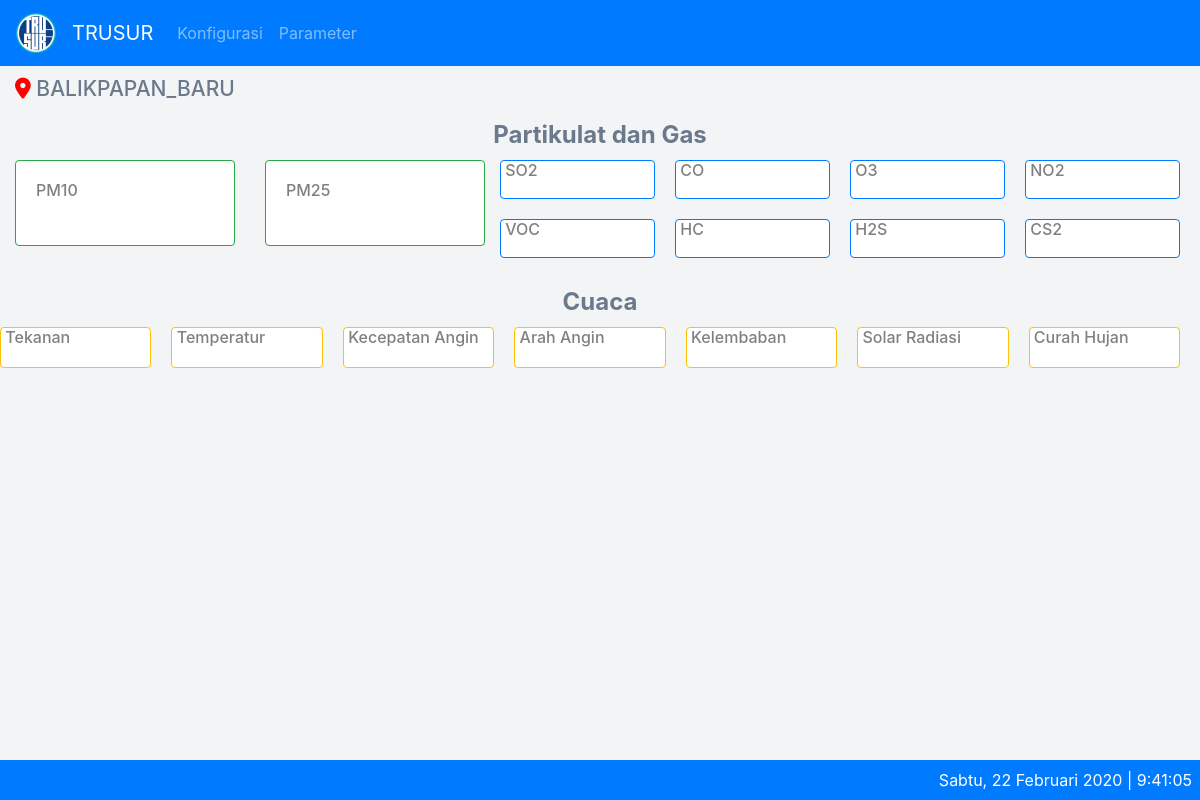
Before: / with the older database file.
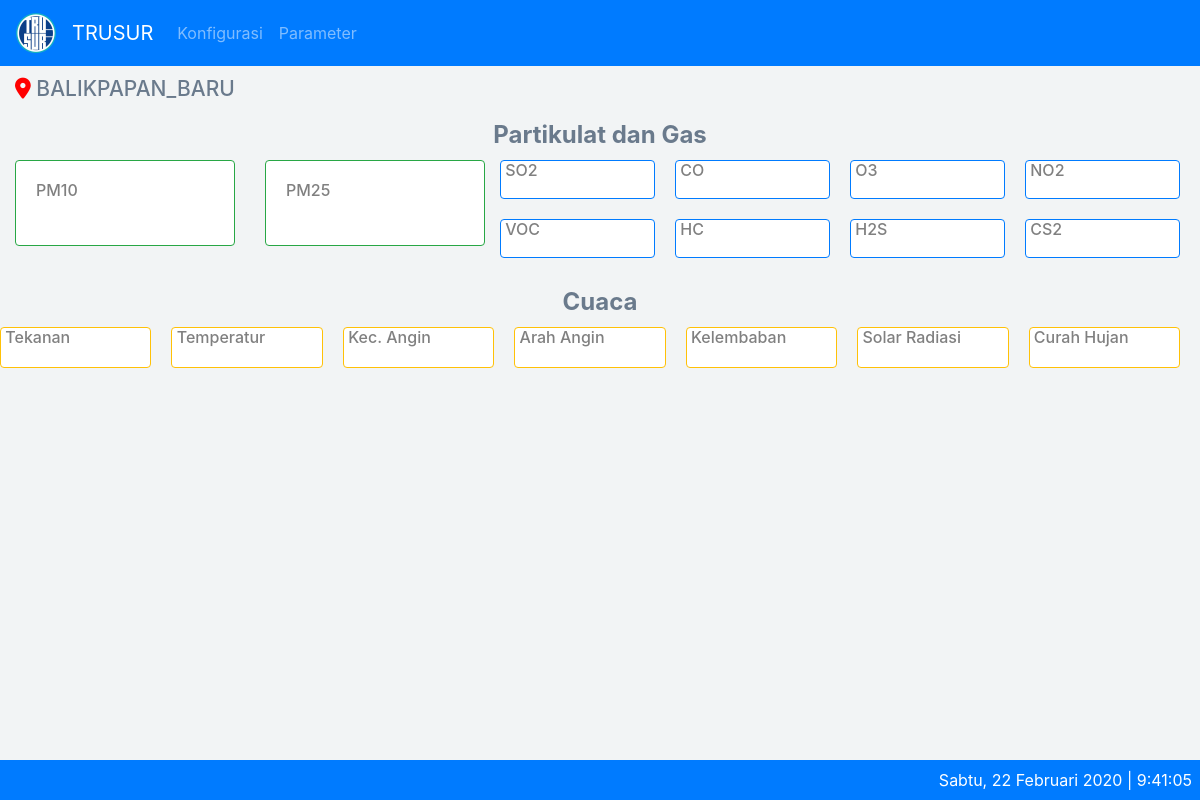
After: the same page with the newer database file.
### tables this page shows
CREATE TABLE IF NOT EXISTS `aqm_params` (
  `id` int(11) NOT NULL AUTO_INCREMENT,
  `param_id` varchar(10) NOT NULL,
  `caption` varchar(100) NOT NULL,
  `default_unit` varchar(10) NOT NULL,
  `satuan` VARCHAR(20) NOT NULL,
  `formula` varchar(255) DEFAULT NULL,
  `is_view` smallint(6) NOT NULL,
  `xtimestamp` timestamp NOT NULL DEFAULT current_timestamp() ON UPDATE current_timestamp(),
  PRIMARY KEY (`id`),
  UNIQUE KEY `param_id` (`param_id`)
);

### application/libraries/Temp_frontend.php (called while the page is built)
<?php
Class Temp_frontend{
	var $template_data = array();
	function set($name, $value){
		$this->template_data[$name] = $value;
	}
	function load($temp_frontend = '', $view = '', $view_data = array(), $return = FALSE){
		$this->CI =& get_instance();
		$this->set('contents', $this->CI->load->view($view, $view_data, TRUE));
		return $this->CI->load->view($temp_frontend, $this->template_data, $return);
	}
}

### application/controllers/Home.php (called while the page is built, shortened)
<?php
class Home extends CI_Controller {
	public function index()
	{
		$data['title'] = 'AQM';
		$data['all'] = $this->getdata_m->getall();
		$data['partikulats'] = $this->getdata_m->getParamsPartikulat();
		$data['partikulatflows'] = $this->getdata_m->getParamsPartikulatFlow();
		$data['gass'] = $this->getdata_m->getParamsGas();
		$data['cuacas'] = $this->getdata_m->getParamsCuaca();
		$data['configurations'] = $this->getdata_m->getConfigurations();
		$this->temp_frontend->load('master/theme/theme', 'master/home/home', $data);
	}
}

### index.php (called while the page is built, shortened)
<?php
require_once BASEPATH.'core/CodeIgniter.php';

### application/models/Getdata_m.php (called while the page is built, shortened)
<?php
class Getdata_m extends CI_Model {
	public function getAll($id = FALSE)
	{
		if($id === FALSE)
		{
			$this->db->order_by('id', 'DESC');
			$this->db->limit('1');
			$query = $this->db->get('aqm_sensor_values');
			return $query->result_array();
		}
		$query = $this->db->get_where('aqm_sensor_values', array('id' => $id));
		return $query->row_array();
	}
	public function getParamsPartikulat($id = FALSE)
	{
		if($id === FALSE)
		{
			$partikulat = array('pm10','pm25');
			$this->db->order_by('id', 'ASC');
			$this->db->where('is_view', '1');
			$this->db->where_in('param_id', $partikulat);
			$query = $this->db->get('aqm_params');
			return $query->result_array();
		}
		$query = $this->db->get_where('aqm_params', array('id' => $id));
		return $query->row_array();
	}
	public function getParamsPartikulatFlow($id = FALSE)
	{
		if($id === FALSE)
		{
			$partikulatflow = array('pm10_flow','pm25_flow');
			$this->db->order_by('id', 'ASC');
			$this->db->where('is_view', '1');
			$this->db->where_in('param_id', $partikulatflow);
			$query = $this->db->get('aqm_params');
			return $query->result_array();
		}
		$query = $this->db->get_where('aqm_params', array('id' => $id));
		return $query->row_array();
	}
	public function getParamsGas($id = FALSE)
	{
		if($id === FALSE)
		{
			$gas = array('so2','co','o3','no2','voc','hc','h2s','cs2');
			$this->db->order_by('id', 'ASC');
			$this->db->where('is_view', '1');
			$this->db->where_in('param_id', $gas);
			$query = $this->db->get('aqm_params');
			return $query->result_array();
		}
		$query = $this->db->get_where('aqm_params', array('id' => $id));
		return $query->row_array();
	}
	public function getParamsCuaca($id = FALSE)
	{
		if($id === FALSE)
		{
			$cuaca = array('WindSpeed','WindDir','TempIn','TempOut','Barometer','RainDay','RainRate','SolarRad','HumIn','HumOut');
			$this->db->order_by('id', 'ASC');
			$this->db->where('is_view', '1');
			$this->db->where_in('param_id', $cuaca);
			$query = $this->db->get('aqm_params');
			return $query->result_array();
		}
		$query = $this->db->get_where('aqm_params', array('id' => $id));
		return $query->row_array();
	}
}

### application/views/master/home/home.php (the view, shortened to what the changed rows need)
<div class="page-wrapper" style="display: block;">
	<div class="container-fluid">
		<div class="row text-center">
			<div class="col-sm">
				<div class="row justify-content-center">
					<?php foreach($cuacas as$cuaca) : ?>
						<div class="col-sm" style="padding:0px 20px 20px 0px;">
							<div class="card border border-warning">
								<h6 class="card-title">&nbsp;<?= $cuaca['caption'] ?></h6>
							</div>
						</div>
					<?php endforeach ?>
				</div>
			</div>
		</div>
	</div>
</div>

Changed rows visible on the page:
changed aqm_params: caption "Kecepatan Angin" → "Kec. Angin"
